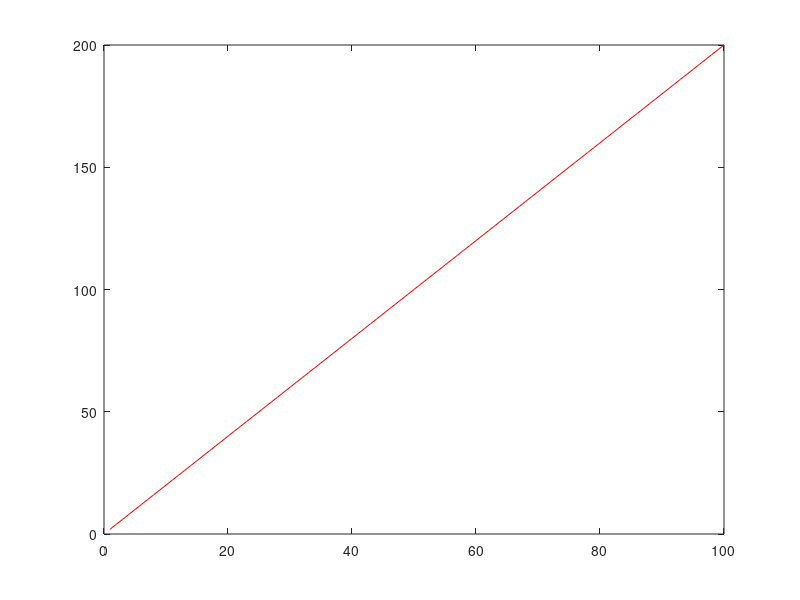

Source code (MATLAB): (Note: this script raises an error after producing the figure.)
close all
clear all
clc

x1 = linspace(1,100);
m = 2;
b = 0;
y1 = m*x1 + b;
iterations = 5;
summary = zeros(iterations,4);
noise_range_summary = zeros(iterations,2);
r2_summary = zeros(iterations,1);
plot(x1, y1, '-r')
hold on

MM = {'o','*','+','x','.','s','d','p','h'}
CC = {'k','b','r','g','y','c',[.5 .6 .7],[.8 .2 .6]} % Cell array of colros.


for i=1:iterations
    
    noise_band = 0.2*i;
    noise_upr = 1 + noise_band;
    noise_lwr = 1 - noise_band;
	noise_range = [noise_lwr, noise_upr];

    noise = (noise_upr - noise_lwr)*rand(size(y1)) + noise_lwr;
    x1_noisy = x1.*x1;
    y1_noisy = y1.*noise;
    r1 = corrcoef(x1, y1);
    r1n = corrcoef(x1, y1_noisy);
    r1xnyn = corrcoef(x1_noisy, y1_noisy);

    [r2, rmse] = rsquare(y1, y1_noisy)
    noise_range_summary(i,:) = noise_range;
    r2_summary(i,:) = r2
    summary(i,1:2) = noise_range;
    summary(i,3) = noise_band;
    summary(i,4) = r2;
    y1_summary(i,:) = y1_noisy;
    plot(x1, y1_noisy, 'Marker', MM{i},'color', CC{i}, 'LineStyle', 'none')
    
    hold on
end